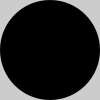
Frame 1 (no input)
Frame 60 (the mouse pressed at the canvas centre just before this capture): identical to frame 1, image omitted
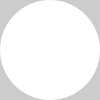
Frame 120 (the mouse held since frame 60 and released just before this capture)

The Processing sketch that drew these frames (run headless with seeded random() and noise(); from frame 60 on, the mouse is pressed at the canvas centre):

// Processing sketch: sketch_140324c
// ── sketch_140324c.pde
void setup() { 
  size(100,100); 
  smooth(); 
  noStroke();
}
void draw() { 
  background(204);
if (mousePressed == true) {
fill(255); 
} else {
fill(0); 
}
ellipse(50,50,100,100); 
}
